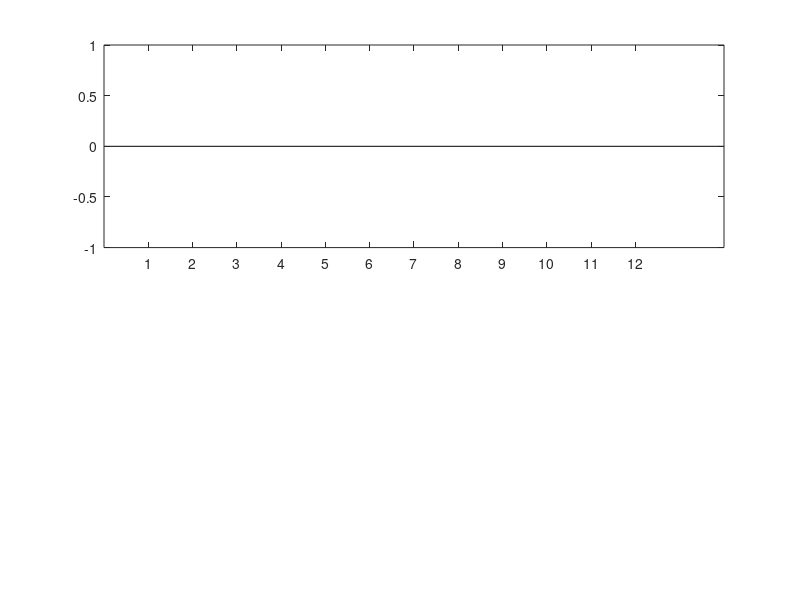

Source code (MATLAB): (Note: this script raises an error after producing the figure.)
%Description:
%show the rainfall monthly, seasonal and yearly
% History:
% 2021.05.07 by zhangtc

mons = {'Jun.','Jul.','Aug.','Sept.','Oct.',...
    'Nov.','Dec.','Jan.','Feb.','Mar.','Apr.','May.'};

rainfall2019_2020 = zeros(366,1);
rainfall2019_2020mo = zeros(12,1);
rainfall2020_2021 = zeros(365,1);
rainfall2020_2021mo = zeros(12,1);
rainrate2019_2020 = [];
rainrate2020_2021 = [];

file_root = 'D:\DATA\OTTParsivel\nonQC2019-\';
file_day = dir([file_root,'*.h5']);

temp_time2019 = datenum(2019,5,31);
temp_time2020 = datenum(2020,5,31);

for fnum = 1 : length(file_day)
    fname = [file_root,file_day(fnum).name];
    rainrate = h5read(fname,'/RR');
    rainfall = sum(h5read(fname,'/RR'))./60;
    temp_t = datenum(fix(str2double(file_day(fnum).name(1:4))),...
        fix(str2double(file_day(fnum).name(5:6))),...
        fix(str2double(file_day(fnum).name(7:8))));
    
    temp_day = temp_t - temp_time2019;
    
    if   temp_day >0
        if temp_day < 367
            rainfall2019_2020(temp_day) = rainfall;
            dt_mon = (fix(str2double(file_day(fnum).name(1:4)))-2019)*12 +...
                fix(str2double(file_day(fnum).name(5:6))) - 5;
            rainfall2019_2020mo(dt_mon) = rainfall2019_2020mo(dt_mon) + rainfall;
            rainrate2019_2020 = [rainrate2019_2020;rainrate];
        else
            if temp_day < 732
                temp_day = temp_t - temp_time2020;
                rainfall2020_2021(temp_day) = rainfall;
                dt_mon = (fix(str2double(file_day(fnum).name(1:4)))-2020)*12 +...
                    fix(str2double(file_day(fnum).name(5:6))) - 5;
                rainfall2020_2021mo(dt_mon) = rainfall2020_2021mo(dt_mon) + rainfall;
                rainrate2020_2021 = [rainrate2020_2021;rainrate];
            end
        end
    end
end

save('D:\DATA\Parsivel_temporary\Rainfall_data_non.mat',...
    'rainfall2019_2020','rainfall2019_2020mo',...
    'rainfall2020_2021','rainfall2020_2021mo',...
    'rainrate2019_2020','rainrate2020_2021');
clear

%%
%monthly rainfall
load('D:\DATA\Parsivel_temporary\Rainfall_data_non.mat',...
    'rainfall2019_2020mo', 'rainfall2020_2021mo');

figure;
ax1 = subplot(2,1,1);
b1 = bar(rainfall2019_2020mo,0.5);
b1.FaceColor = [0 0.75 1];
ax1.FontSize = 10;
ax1.TickLength = [0.005 0.005];
ax1.LineWidth = 1.2;
ax1.XLim = [0.5 12.5];
ax1.XTick = 1:1:12;
ax1.XTickLabel = {'Jun.','Jul.','Aug.','Sept.','Oct.',...
    'Nov.','Dec.','Jan.','Feb.','Mar.','Apr.','May.'};
ax1.YLabel.String = 'Rainfall(mm)';
ax1.YLim = [0 300];
title({'Monthly Rainfall','2019.06 - 2020.05'});
for num1 = 1:12
    text(num1-0.7,rainfall2019_2020mo(num1)+30,sprintf('%8.1f',rainfall2019_2020mo(num1)));
end


ax2 = subplot(2,1,2);
b2 = bar(rainfall2020_2021mo,0.5);
b2.FaceColor = [0 0.75 1];
ax2.FontSize = 10;
ax2.TickLength = [0.005 0.005];
ax2.LineWidth = 1.2;
ax2.XLim = [0.5 12.5];
ax2.XTick = 1:1:12;
ax2.XTickLabel = {'Jun.','Jul.','Aug.','Sept.','Oct.',...
    'Nov.','Dec.','Jan.','Feb.','Mar.','Apr.','May.'};
ax2.YLabel.String = 'Rainfall(mm)';
ax2.YLim = [0 600];
ax2.YTick = 0:100:600;
title({'Monthly Rainfall','2020.06 - 2021.05'});
for num1 = 1:12
    text(num1-0.7,rainfall2020_2021mo(num1)+50,sprintf('%8.1f',rainfall2020_2021mo(num1)));
end

set(gcf,'Position',[1,1,600,400]);
savename = ['D:\DATA\OTTParsivel\Pictures\new\','Monthly Rainfall_non.png'];
saveas(gcf,savename);

%%
%daily rainfall
load('D:\DATA\Parsivel_temporary\Rainfall_data_non.mat',...
    'rainfall2019_2020', 'rainfall2020_2021');

figure;
ax1 = subplot(2,1,1);
b1 = bar(1:1:366,rainfall2019_2020);
b1.FaceColor = [0 0.75 1];
ax1.FontSize = 10;
ax1.TickLength = [0.005 0.005];
ax1.LineWidth = 1.2;
ax1.XTick = 15:30:350;
ax1.XTickLabel = {'Jun.','Jul.','Aug.','Sept.','Oct.',...
    'Nov.','Dec.','Jan.','Feb.','Mar.','Apr.','May.'};
ax1.YLabel.String = 'Rainfall(mm)';
ax1.YLim = [0 80];
ax1.YTick = 0:20:80;
title({'Daily Rainfall','2019.06 - 2020.05'});
line([0 366],[10 10],'Color',[0.6 0.6 0.6],'LineStyle','--','LineWidth',0.2);
line([0 366],[25 25],'Color',[0.6 0.6 0.6],'LineStyle','--','LineWidth',0.2);
line([0 366],[50 50],'Color',[0.6 0.6 0.6],'LineStyle','--','LineWidth',0.2);

ax2 = subplot(2,1,2);
b2 = bar(1:1:365,rainfall2020_2021);
b2.FaceColor = [0 0.75 1];
ax2.FontSize = 10;
ax2.TickLength = [0.005 0.005];
ax2.LineWidth = 1.2;
ax2.XTick = 15:30:350;
ax2.XTickLabel = {'Jun.','Jul.','Aug.','Sept.','Oct.',...
    'Nov.','Dec.','Jan.','Feb.','Mar.','Apr.','May.'};
ax2.YLabel.String = 'Rainfall(mm)';
ax2.YLim = [0 120];
ax2.YTick = 0:20:120;
title({'Daily Rainfall','2020.06 - 2021.05'});
line([0 366],[10 10],'Color',[0.6 0.6 0.6],'LineStyle','--','LineWidth',0.5);
line([0 366],[25 25],'Color',[0.6 0.6 0.6],'LineStyle','--','LineWidth',0.5);
line([0 366],[50 50],'Color',[0.6 0.6 0.6],'LineStyle','--','LineWidth',0.5);
line([0 366],[100 100],'Color',[0.6 0.6 0.6],'LineStyle','--','LineWidth',0.5);

set(gcf,'Position',[1,1,600,400]);
savename = ['D:\DATA\OTTParsivel\Pictures\new\','Daily Rainfall-non.png'];
saveas(gcf,savename);

%%
%rainrate
load('D:\DATA\Parsivel_temporary\Rainfall_data_non.mat',...
    'rainrate2019_2020', 'rainrate2020_2021');

figure;
ax1 = subplot(2,1,1);
b1 = plot(1:1:length(rainrate2019_2020),rainrate2019_2020);
ax1.FontSize = 10;
ax1.TickLength = [0.005 0.005];
ax1.LineWidth = 1.2;
ax1.XTick = 15*1440:30*1440:350*1440;
ax1.XTickLabel = {'Jun.','Jul.','Aug.','Sept.','Oct.',...
    'Nov.','Dec.','Jan.','Feb.','Mar.','Apr.','May.'};
ax1.YLabel.String = 'Rainrate(mm\cdoth^{-1})';
ax1.YLim = [0 200];
ax1.YTick = 0:50:200;
title({'Rainrate per minute','2019.06 - 2020.05'});


ax2 = subplot(2,1,2);
b2 = plot(1:1:length(rainrate2020_2021),rainrate2020_2021);
ax2.FontSize = 10;
ax2.TickLength = [0.005 0.005];
ax2.LineWidth = 1.2;
ax2.XTick = 15*1440:30*1440:350*1440;
ax2.XTickLabel = {'Jun.','Jul.','Aug.','Sept.','Oct.',...
    'Nov.','Dec.','Jan.','Feb.','Mar.','Apr.','May.'};
ax2.YLabel.String = 'Rainrate(mm\cdoth^{-1})';
ax2.YLim = [0 200];
ax2.YTick = 0:50:200;
title({'Rainrate per minute','2020.06 - 2021.05'});
line([0 366],[10 10],'Color',[0.6 0.6 0.6],'LineStyle','--','LineWidth',0.5);
line([0 366],[25 25],'Color',[0.6 0.6 0.6],'LineStyle','--','LineWidth',0.5);
line([0 366],[50 50],'Color',[0.6 0.6 0.6],'LineStyle','--','LineWidth',0.5);
line([0 366],[100 100],'Color',[0.6 0.6 0.6],'LineStyle','--','LineWidth',0.5);

set(gcf,'Position',[1,1,600,400]);
savename = ['D:\DATA\OTTParsivel\Pictures\new\','Daily Rainfall-non.png'];
saveas(gcf,savename);
